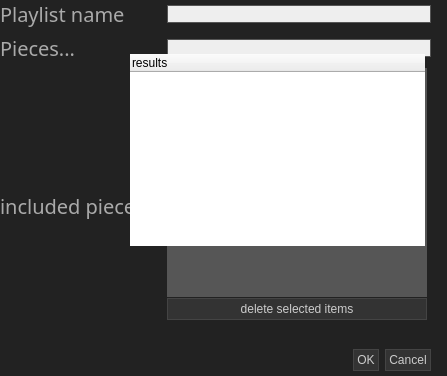
<?xml version="1.0" encoding="UTF-8"?>
<ui version="4.0">
 <class>Dialog</class>
 <widget class="QDialog" name="Dialog">
  <property name="windowModality">
   <enum>Qt::ApplicationModal</enum>
  </property>
  <property name="geometry">
   <rect>
    <x>0</x>
    <y>0</y>
    <width>447</width>
    <height>376</height>
   </rect>
  </property>
  <property name="windowTitle">
   <string>MuseLib | Add New Playlist</string>
  </property>
  <property name="styleSheet">
   <string notr="true">QDialog {
background:#222;
}

QFrame {
border:0px;
}

QLabel {
font:15pt avenir;
text-transform:uppercase;
color:#AAA;
}

QLineEdit {
border:1px solid #555;
background:#EEE;
}

QListWidget {
background:rgba(255,255,255,60);
}

QDialog QPushButton, QToolButton#deleteItem {
border-style:outset;
background:#333;
border:1px solid #444;
padding:3px;
color:#CCC
}

QPushButton:checked {
border-style:inset;
}</string>
  </property>
  <widget class="QLabel" name="label">
   <property name="geometry">
    <rect>
     <x>90</x>
     <y>50</y>
     <width>59</width>
     <height>16</height>
    </rect>
   </property>
   <property name="text">
    <string/>
   </property>
  </widget>
  <widget class="QWidget" name="formLayoutWidget">
   <property name="geometry">
    <rect>
     <x>0</x>
     <y>0</y>
     <width>431</width>
     <height>371</height>
    </rect>
   </property>
   <layout class="QGridLayout" name="gridLayout">
    <property name="sizeConstraint">
     <enum>QLayout::SetMinimumSize</enum>
    </property>
    <item row="0" column="0">
     <widget class="QLabel" name="playlistNameLabel">
      <property name="text">
       <string>Playlist name</string>
      </property>
     </widget>
    </item>
    <item row="0" column="1">
     <widget class="QLineEdit" name="playlistNameLineEdit"/>
    </item>
    <item row="1" column="0">
     <widget class="QLabel" name="piecesLabel">
      <property name="text">
       <string>Pieces...</string>
      </property>
     </widget>
    </item>
    <item row="1" column="1">
     <widget class="QLineEdit" name="piecesLineEdit">
      <property name="enabled">
       <bool>true</bool>
      </property>
      <property name="frame">
       <bool>true</bool>
      </property>
     </widget>
    </item>
    <item row="2" column="0">
     <widget class="QLabel" name="label_2">
      <property name="text">
       <string>included pieces...</string>
      </property>
     </widget>
    </item>
    <item row="2" column="1">
     <widget class="QFrame" name="frame">
      <property name="frameShape">
       <enum>QFrame::StyledPanel</enum>
      </property>
      <property name="frameShadow">
       <enum>QFrame::Plain</enum>
      </property>
      <property name="lineWidth">
       <number>0</number>
      </property>
      <widget class="QListWidget" name="listWidget">
       <property name="geometry">
        <rect>
         <x>0</x>
         <y>0</y>
         <width>260</width>
         <height>229</height>
        </rect>
       </property>
       <property name="sizePolicy">
        <sizepolicy hsizetype="Fixed" vsizetype="Fixed">
         <horstretch>0</horstretch>
         <verstretch>0</verstretch>
        </sizepolicy>
       </property>
       <property name="dragEnabled">
        <bool>true</bool>
       </property>
       <property name="selectionMode">
        <enum>QAbstractItemView::MultiSelection</enum>
       </property>
       <property name="isWrapping" stdset="0">
        <bool>false</bool>
       </property>
       <property name="wordWrap">
        <bool>true</bool>
       </property>
      </widget>
      <widget class="QToolButton" name="deleteItem">
       <property name="geometry">
        <rect>
         <x>0</x>
         <y>230</y>
         <width>260</width>
         <height>22</height>
        </rect>
       </property>
       <property name="text">
        <string>delete selected items</string>
       </property>
      </widget>
     </widget>
    </item>
    <item row="3" column="1">
     <widget class="QDialogButtonBox" name="buttonBox">
      <property name="orientation">
       <enum>Qt::Horizontal</enum>
      </property>
      <property name="standardButtons">
       <set>QDialogButtonBox::Cancel|QDialogButtonBox::Ok</set>
      </property>
     </widget>
    </item>
   </layout>
  </widget>
  <widget class="QFrame" name="autoCompleteFrame">
   <property name="geometry">
    <rect>
     <x>130</x>
     <y>54</y>
     <width>295</width>
     <height>400</height>
    </rect>
   </property>
   <property name="frameShape">
    <enum>QFrame::NoFrame</enum>
   </property>
   <property name="frameShadow">
    <enum>QFrame::Plain</enum>
   </property>
   <property name="lineWidth">
    <number>0</number>
   </property>
   <widget class="QTreeWidget" name="autoCompleteBox">
    <property name="geometry">
     <rect>
      <x>0</x>
      <y>0</y>
      <width>295</width>
      <height>192</height>
     </rect>
    </property>
    <column>
     <property name="text">
      <string>results</string>
     </property>
    </column>
   </widget>
  </widget>
 </widget>
 <resources/>
 <connections>
  <connection>
   <sender>buttonBox</sender>
   <signal>accepted()</signal>
   <receiver>Dialog</receiver>
   <slot>accept()</slot>
   <hints>
    <hint type="sourcelabel">
     <x>248</x>
     <y>254</y>
    </hint>
    <hint type="destinationlabel">
     <x>157</x>
     <y>274</y>
    </hint>
   </hints>
  </connection>
  <connection>
   <sender>buttonBox</sender>
   <signal>rejected()</signal>
   <receiver>Dialog</receiver>
   <slot>reject()</slot>
   <hints>
    <hint type="sourcelabel">
     <x>316</x>
     <y>260</y>
    </hint>
    <hint type="destinationlabel">
     <x>286</x>
     <y>274</y>
    </hint>
   </hints>
  </connection>
 </connections>
</ui>
